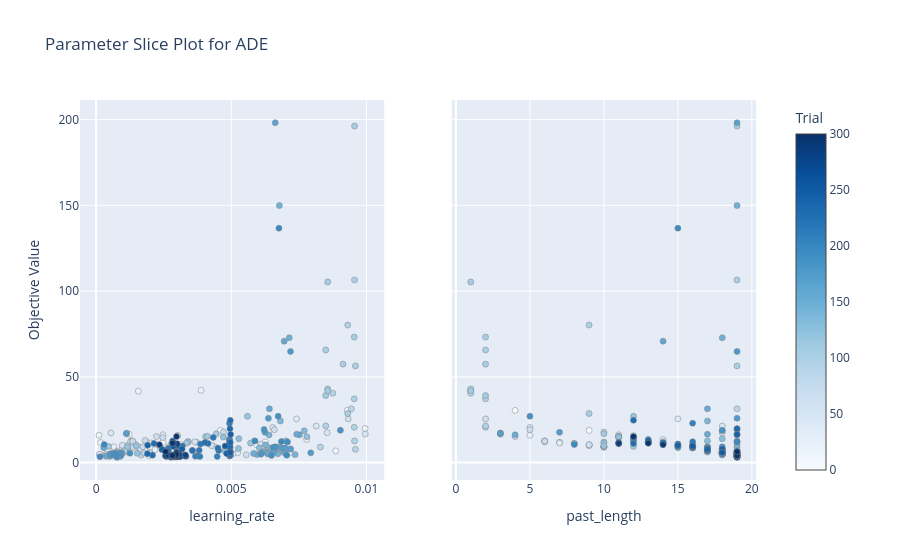
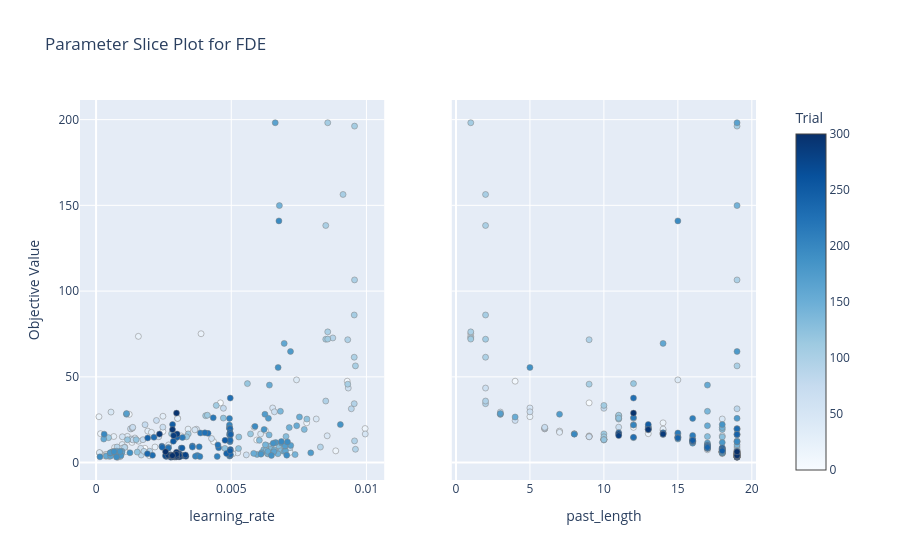
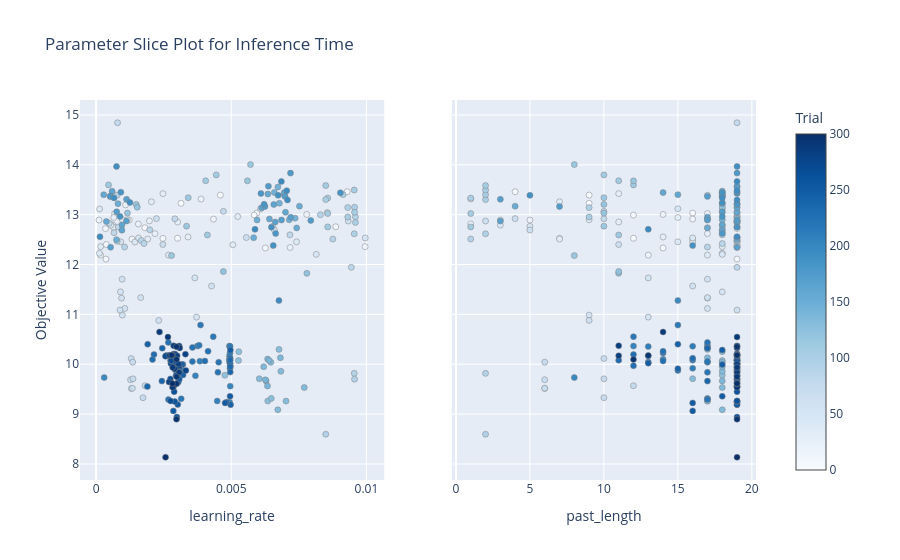

Source (notebook cell) for these figures, in order:
### Code cell
# 各目的関数に対してスライスプロットを作成
for target in ['ADE', 'FDE', 'Inference Time']:
    fig = optuna.visualization.plot_slice(study, 
                                        params=["learning_rate", "past_length"],
                                        target=lambda t: t.values[0] if target == 'ADE' else t.values[1] if target == 'FDE' else t.values[2]
                                        )
    fig.update_layout(title=f'Parameter Slice Plot for {target}')
    fig.show()

### Figure 1 — Plotly figure (JSON) as saved in the notebook; plotly's stock layout.template omitted (floating-point values rounded to 4 significant figures; data arrays with more than 128 entries replaced by an {"elided": "..."} marker saying what was removed)
{"data": [{"marker": {"color": {"elided": "301 int values"}, "colorbar": {"title": {"text": "Trial"}, "x": 1, "xpad": 40}, "colorscale": [[0, "rgb(247,251,255)"], [0.125, "rgb(222,235,247)"], [0.25, "rgb(198,219,239)"], [0.375, "rgb(158,202,225)"], [0.5, "rgb(107,174,214)"], [0.625, "rgb(66,146,198)"], [0.75, "rgb(33,113,181)"], [0.875, "rgb(8,81,156)"], [1, "rgb(8,48,107)"]], "line": {"color": "Grey", "width": 0.5}, "showscale": true}, "mode": "markers", "name": "Feasible Trial", "showlegend": false, "type": "scatter", "x": {"elided": "301 float values"}, "xaxis": "x", "y": {"elided": "301 float values"}, "yaxis": "y"}, {"marker": {"color": {"elided": "301 int values"}, "colorbar": {"title": {"text": "Trial"}, "x": 1, "xpad": 40}, "colorscale": [[0, "rgb(247,251,255)"], [0.125, "rgb(222,235,247)"], [0.25, "rgb(198,219,239)"], [0.375, "rgb(158,202,225)"], [0.5, "rgb(107,174,214)"], [0.625, "rgb(66,146,198)"], [0.75, "rgb(33,113,181)"], [0.875, "rgb(8,81,156)"], [1, "rgb(8,48,107)"]], "line": {"color": "Grey", "width": 0.5}, "showscale": false}, "mode": "markers", "name": "Feasible Trial", "showlegend": false, "type": "scatter", "x": {"elided": "301 int values"}, "xaxis": "x2", "y": {"elided": "301 float values"}, "yaxis": "y2"}], "layout": {"title": {"text": "Parameter Slice Plot for ADE"}, "xaxis": {"anchor": "y", "domain": [0, 0.45], "title": {"text": "learning_rate"}}, "xaxis2": {"anchor": "y2", "domain": [0.55, 1], "title": {"text": "past_length"}}, "yaxis": {"anchor": "x", "domain": [0, 1], "title": {"text": "Objective Value"}}, "yaxis2": {"anchor": "x2", "domain": [0, 1], "matches": "y", "showticklabels": false}}}

### Figure 2 — Plotly figure (JSON) as saved in the notebook; plotly's stock layout.template omitted (floating-point values rounded to 4 significant figures; data arrays with more than 128 entries replaced by an {"elided": "..."} marker saying what was removed)
{"data": [{"marker": {"color": {"elided": "301 int values"}, "colorbar": {"title": {"text": "Trial"}, "x": 1, "xpad": 40}, "colorscale": [[0, "rgb(247,251,255)"], [0.125, "rgb(222,235,247)"], [0.25, "rgb(198,219,239)"], [0.375, "rgb(158,202,225)"], [0.5, "rgb(107,174,214)"], [0.625, "rgb(66,146,198)"], [0.75, "rgb(33,113,181)"], [0.875, "rgb(8,81,156)"], [1, "rgb(8,48,107)"]], "line": {"color": "Grey", "width": 0.5}, "showscale": true}, "mode": "markers", "name": "Feasible Trial", "showlegend": false, "type": "scatter", "x": {"elided": "301 float values"}, "xaxis": "x", "y": {"elided": "301 float values"}, "yaxis": "y"}, {"marker": {"color": {"elided": "301 int values"}, "colorbar": {"title": {"text": "Trial"}, "x": 1, "xpad": 40}, "colorscale": [[0, "rgb(247,251,255)"], [0.125, "rgb(222,235,247)"], [0.25, "rgb(198,219,239)"], [0.375, "rgb(158,202,225)"], [0.5, "rgb(107,174,214)"], [0.625, "rgb(66,146,198)"], [0.75, "rgb(33,113,181)"], [0.875, "rgb(8,81,156)"], [1, "rgb(8,48,107)"]], "line": {"color": "Grey", "width": 0.5}, "showscale": false}, "mode": "markers", "name": "Feasible Trial", "showlegend": false, "type": "scatter", "x": {"elided": "301 int values"}, "xaxis": "x2", "y": {"elided": "301 float values"}, "yaxis": "y2"}], "layout": {"title": {"text": "Parameter Slice Plot for FDE"}, "xaxis": {"anchor": "y", "domain": [0, 0.45], "title": {"text": "learning_rate"}}, "xaxis2": {"anchor": "y2", "domain": [0.55, 1], "title": {"text": "past_length"}}, "yaxis": {"anchor": "x", "domain": [0, 1], "title": {"text": "Objective Value"}}, "yaxis2": {"anchor": "x2", "domain": [0, 1], "matches": "y", "showticklabels": false}}}

### Figure 3 — Plotly figure (JSON) as saved in the notebook; plotly's stock layout.template omitted (floating-point values rounded to 4 significant figures; data arrays with more than 128 entries replaced by an {"elided": "..."} marker saying what was removed)
{"data": [{"marker": {"color": {"elided": "301 int values"}, "colorbar": {"title": {"text": "Trial"}, "x": 1, "xpad": 40}, "colorscale": [[0, "rgb(247,251,255)"], [0.125, "rgb(222,235,247)"], [0.25, "rgb(198,219,239)"], [0.375, "rgb(158,202,225)"], [0.5, "rgb(107,174,214)"], [0.625, "rgb(66,146,198)"], [0.75, "rgb(33,113,181)"], [0.875, "rgb(8,81,156)"], [1, "rgb(8,48,107)"]], "line": {"color": "Grey", "width": 0.5}, "showscale": true}, "mode": "markers", "name": "Feasible Trial", "showlegend": false, "type": "scatter", "x": {"elided": "301 float values"}, "xaxis": "x", "y": {"elided": "301 float values"}, "yaxis": "y"}, {"marker": {"color": {"elided": "301 int values"}, "colorbar": {"title": {"text": "Trial"}, "x": 1, "xpad": 40}, "colorscale": [[0, "rgb(247,251,255)"], [0.125, "rgb(222,235,247)"], [0.25, "rgb(198,219,239)"], [0.375, "rgb(158,202,225)"], [0.5, "rgb(107,174,214)"], [0.625, "rgb(66,146,198)"], [0.75, "rgb(33,113,181)"], [0.875, "rgb(8,81,156)"], [1, "rgb(8,48,107)"]], "line": {"color": "Grey", "width": 0.5}, "showscale": false}, "mode": "markers", "name": "Feasible Trial", "showlegend": false, "type": "scatter", "x": {"elided": "301 int values"}, "xaxis": "x2", "y": {"elided": "301 float values"}, "yaxis": "y2"}], "layout": {"title": {"text": "Parameter Slice Plot for Inference Time"}, "xaxis": {"anchor": "y", "domain": [0, 0.45], "title": {"text": "learning_rate"}}, "xaxis2": {"anchor": "y2", "domain": [0.55, 1], "title": {"text": "past_length"}}, "yaxis": {"anchor": "x", "domain": [0, 1], "title": {"text": "Objective Value"}}, "yaxis2": {"anchor": "x2", "domain": [0, 1], "matches": "y", "showticklabels": false}}}
